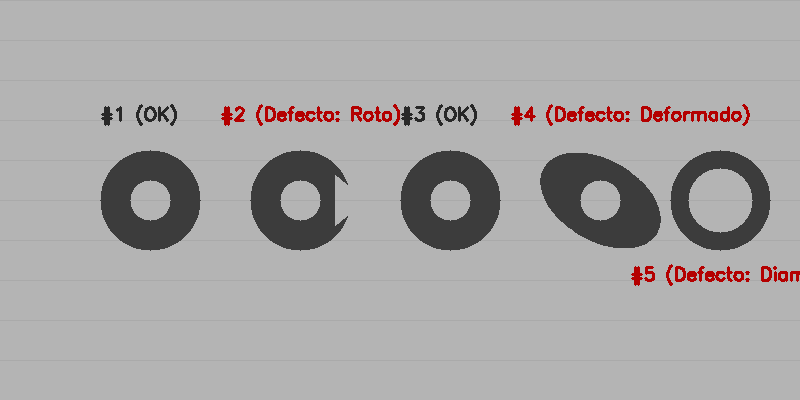
#> input picture semana_10_4_deteccion_bordes_contornos/media/pieces.png, 800 x 400 px
$ python inspeccion_calidad.py
#> lines starting #> are read from the running program, lines starting #| are printed output that depends on the picture; after the words box and inside, x2 and y2 are one past the last pixel; in counts of white or black regions, pixels touching at a corner belong together
import cv2
import numpy as np
import os

def run_quality_inspection():
    # File paths
    base_dir = os.path.dirname(os.path.dirname(__file__))
    input_path = os.path.join(base_dir, "media", "pieces.png")
    output_path = os.path.join(base_dir, "media", "6_quality_control_defects.png")

    if not os.path.exists(input_path):
        print(f"Error: {input_path} does not exist. Run generate_test_images.py first.")
        return

    # Load image
    img = cv2.imread(input_path)
#> img is the input picture: shape (400, 800, 3); mean B, G, R 165.3, 165.3, 167.7
    h, w, _ = img.shape
#> h = 400; w = 800

    # Convert to grayscale
    gray = cv2.cvtColor(img, cv2.COLOR_BGR2GRAY)

    # Binarization using adaptive thresholding or simple thresholding
    # Since background is light gray (~180) and washers are dark (~60)
    _, thresh = cv2.threshold(gray, 110, 255, cv2.THRESH_BINARY_INV)
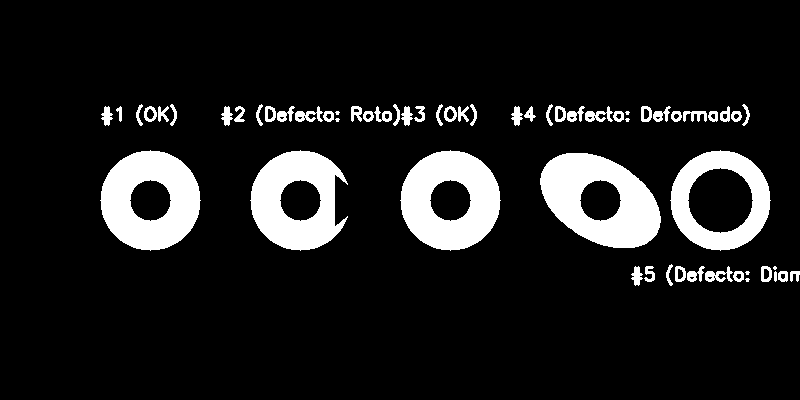
#> thresh: shape (400, 800); 11.3% white; 61 white regions (7 under 20 px), largest, box (x1, y1, x2, y2) and area: (540, 153, 661, 248) 7057, (100, 150, 201, 251) 6588, (400, 150, 501, 251) 6588

    # Clean binary mask with morphological operations
    kernel = cv2.getStructuringElement(cv2.MORPH_RECT, (3, 3))
    thresh = cv2.morphologyEx(thresh, cv2.MORPH_CLOSE, kernel)
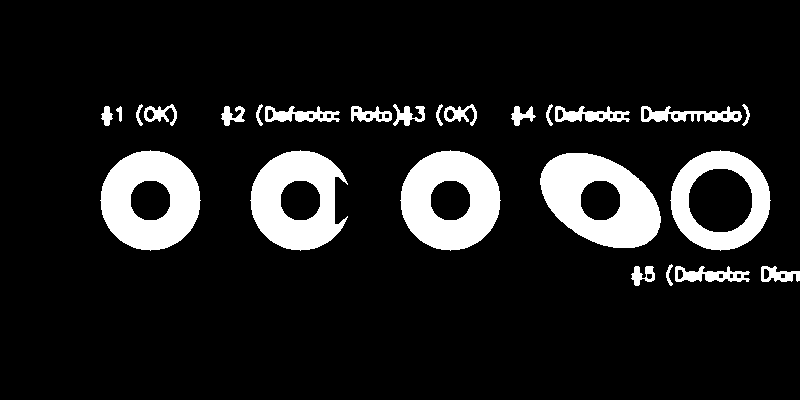
#> thresh: shape (400, 800); 11.5% white; 25 white regions

    # Find contours with hierarchy (CCOMP gives 2-level hierarchy: external and internal boundaries)
    contours, hierarchy = cv2.findContours(thresh, cv2.RETR_CCOMP, cv2.CHAIN_APPROX_SIMPLE)
#> contours = 56 contours, 5 with area under 20; largest, box (x1, y1, x2, y2) and area: (540, 153, 661, 248) 8162, (670, 150, 771, 251) 7704, (400, 150, 501, 251) 7704, (100, 150, 201, 251) 7704, (250, 150, 348, 251) 7106

    if hierarchy is None:
        print("No contours found.")
        return

    hierarchy = hierarchy[0]

    # Filter and analyze external contours
    # Washers should have a minimum area to filter out text and lines
    min_area = 3000
    max_area = 15000

    ok_count = 0
    defect_count = 0
    total_count = 0

    # Visual output canvas (copy of original image)
    output_img = img.copy()

    print("\n--- INICIANDO SISTEMA DE CONTROL DE CALIDAD ---")

    for i, cnt in enumerate(contours):
        # Check if it is an external contour (has no parent contour in 2-level hierarchy)
        # In cv2.RETR_CCOMP, external contours have hierarchy[i][3] == -1
        if hierarchy[i][3] != -1:
            continue

        area = cv2.contourArea(cnt)
        if not (min_area < area < max_area):
            continue

        total_count += 1

        # 1. Centroid
        M = cv2.moments(cnt)
        if M['m00'] != 0:
            cx = int(M['m10'] / M['m00'])
            cy = int(M['m01'] / M['m00'])
        else:
            cx, cy = 0, 0

        # 2. Outer radius and circularity
        perimeter = cv2.arcLength(cnt, True)
        (x_circle, y_circle), r_outer = cv2.minEnclosingCircle(cnt)
        r_outer = round(r_outer, 1)

        # Fit ellipse to evaluate shape eccentricity/deformations
        ellipse_aspect_ratio = 1.0
        if len(cnt) >= 5:
            ellipse = cv2.fitEllipse(cnt)
            (center, axes, angle) = ellipse
            major_axis = max(axes)
            minor_axis = min(axes)
            ellipse_aspect_ratio = major_axis / minor_axis if minor_axis > 0 else 1.0

        # Circularity factor = 4 * pi * area / (perimeter^2)
        circularity = 4 * np.pi * area / (perimeter ** 2)

        # 3. Inner Hole Analysis (Hierarchy Child)
        child_idx = hierarchy[i][2]
        has_hole = child_idx != -1

        r_inner = 0
        if has_hole:
            child_cnt = contours[child_idx]
            _, r_inner = cv2.minEnclosingCircle(child_cnt)
            r_inner = round(r_inner, 1)

        # 4. Defect Classification Rules
        is_ok = True
        defect_reason = "OK"

        # Thresholds for defects (based on target perfect values: r_outer ~ 50px, r_inner ~ 20px)
        # R_outer perfect ~ 50px
        # Circularity perfect circle contour ~ 0.90+ (since it's a solid outer boundary)
        # Outer ratio of area to enclosing circle area
        enclosing_circle_area = np.pi * (r_outer ** 2)
        area_ratio = area / enclosing_circle_area if enclosing_circle_area > 0 else 0

        if not has_hole:
            is_ok = False
            defect_reason = "Sin Orificio"
        elif r_inner > 26:
            is_ok = False
            defect_reason = "Diam. Int. Excesivo"
        elif area_ratio < 0.85:
            # Sliced off or broken
            is_ok = False
            defect_reason = "Pieza Rota/Incompleta"
        elif ellipse_aspect_ratio > 1.15:
            # Oval / squished shape
            is_ok = False
            defect_reason = "Pieza Deformada"

        # 5. Draw Results
        color = (0, 200, 0) if is_ok else (0, 0, 220)  # Green if OK, Red if Defect

        if is_ok:
            ok_count += 1
        else:
            defect_count += 1

        # Draw contour boundary
        cv2.drawContours(output_img, [cnt], -1, color, 3)
        # Draw centroid
        cv2.circle(output_img, (cx, cy), 5, (255, 0, 0), -1)

        # Draw child contour (inner hole) if exists
        if has_hole:
            cv2.drawContours(output_img, [contours[child_idx]], -1, (255, 100, 0), 2)

        # Draw bounding rectangle
        rx, ry, rw, rh = cv2.boundingRect(cnt)
        cv2.rectangle(output_img, (rx - 5, ry - 5), (rx + rw + 5, ry + rh + 5), color, 1)

        # Display Stats above piece
        text_y_start = ry - 15
        cv2.putText(output_img, f"ID: #{total_count} - {defect_reason}", (rx, text_y_start),
                    cv2.FONT_HERSHEY_SIMPLEX, 0.45, color, 1, cv2.LINE_AA)
        cv2.putText(output_img, f"R_ext: {r_outer}px", (rx, text_y_start + 120),
                    cv2.FONT_HERSHEY_SIMPLEX, 0.4, (50, 50, 50), 1, cv2.LINE_AA)
        cv2.putText(output_img, f"R_int: {r_inner}px", (rx, text_y_start + 132),
                    cv2.FONT_HERSHEY_SIMPLEX, 0.4, (50, 50, 50), 1, cv2.LINE_AA)
        cv2.putText(output_img, f"Eccen: {round(ellipse_aspect_ratio, 2)}", (rx, text_y_start + 144),
                    cv2.FONT_HERSHEY_SIMPLEX, 0.4, (50, 50, 50), 1, cv2.LINE_AA)

        # Print to console
        print(f"Pieza #{total_count}: Centroid=({cx}, {cy}) | R_ext={r_outer}px | R_int={r_inner}px | AspectRatio={round(ellipse_aspect_ratio, 3)} | Area Ratio={round(area_ratio, 3)} | Estado: {defect_reason}")
#> this loop made 56 passes
#> area on passes 1, 4, 9, 11, 22, 28, 33, 34, 39, 44, 45, 46: 371, 660.5, 240, 48, 815, 660.5, 202.5, 380.5, 660.5, 206, 37, 123
#| Pieza #1: Centroid=(600, 200) | R_ext=65.3px | R_int=20.9px | AspectRatio=1.623 | Area Ratio=0.609 | Estado: Pieza Rota/Incompleta
#| Pieza #2: Centroid=(720, 200) | R_ext=50.0px | R_int=32.9px | AspectRatio=1.0 | Area Ratio=0.981 | Estado: Diam. Int. Excesivo
#| Pieza #3: Centroid=(450, 200) | R_ext=50.0px | R_int=20.9px | AspectRatio=1.0 | Area Ratio=0.981 | Estado: OK
#| Pieza #4: Centroid=(296, 200) | R_ext=50.0px | R_int=20.9px | AspectRatio=1.011 | Area Ratio=0.905 | Estado: OK
#| Pieza #5: Centroid=(150, 200) | R_ext=50.0px | R_int=20.9px | AspectRatio=1.0 | Area Ratio=0.981 | Estado: OK
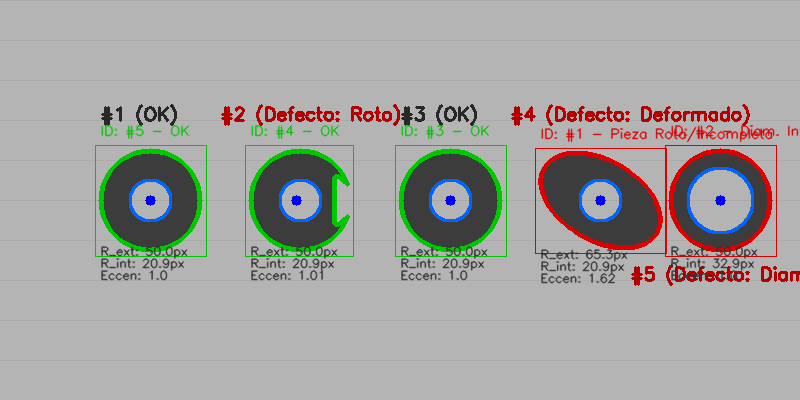
#> output_img: shape (400, 800, 3); 7.05% of pixels changed, all inside (x1, y1, x2, y2) = (95, 124, 800, 284)
#> after the loop, defect_count = 2; ok_count = 3; total_count = 5

    # Draw summary banner at top of output image
    cv2.rectangle(output_img, (0, 0), (w, 45), (40, 40, 40), -1)
    summary_text = f"CONTROL DE CALIDAD - Total: {total_count} | Aceptadas (OK): {ok_count} | Defectuosas: {defect_count}"
    cv2.putText(output_img, summary_text, (20, 28), cv2.FONT_HERSHEY_SIMPLEX, 0.7, (240, 240, 240), 2, cv2.LINE_AA)
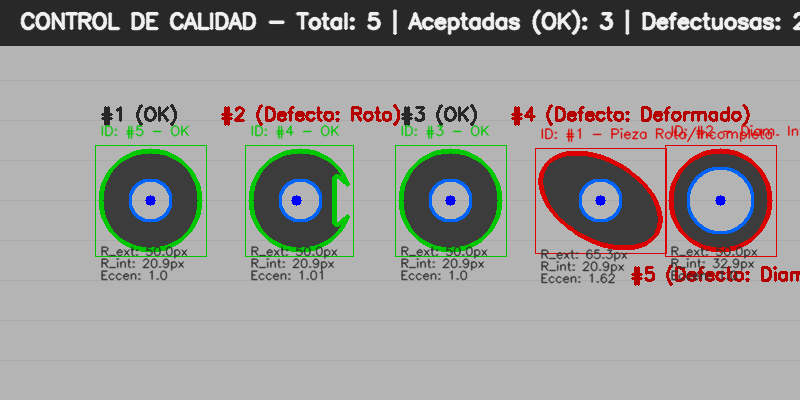
#> output_img: shape (400, 800, 3); mean B, G, R 148.6, 151, 151.8

    # Save the output image
    cv2.imwrite(output_path, output_img)
    print(f"--- INSPECION COMPLETADA ---")
    print(f"Resultados guardados en: {output_path}")
    print(f"Resumen: Total={total_count}, OK={ok_count}, Defectos={defect_count}\n")
#| Resumen: Total=5, OK=3, Defectos=2

if __name__ == "__main__":
    run_quality_inspection()
